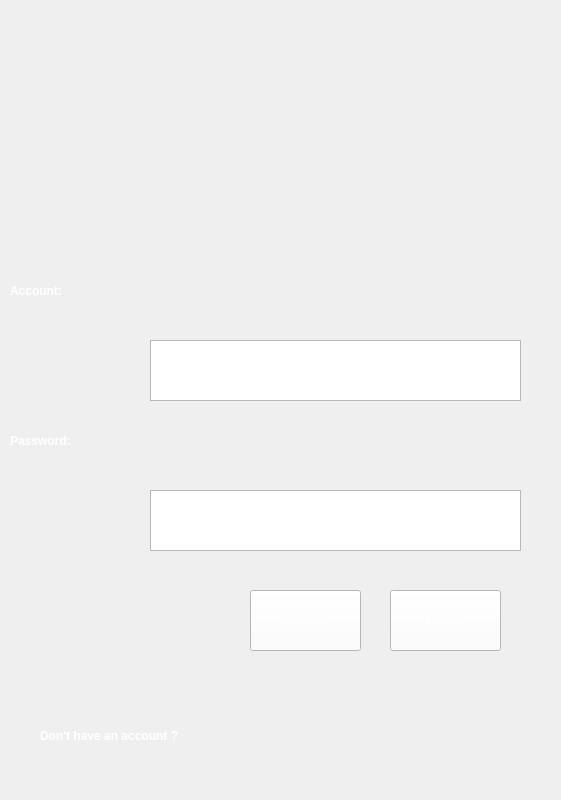
<?xml version="1.0" encoding="UTF-8"?>
<ui version="4.0">
 <class>Loginwindow</class>
 <widget class="QMainWindow" name="Loginwindow">
  <property name="geometry">
   <rect>
    <x>0</x>
    <y>0</y>
    <width>561</width>
    <height>800</height>
   </rect>
  </property>
  <property name="windowTitle">
   <string>MainWindow</string>
  </property>
  <property name="styleSheet">
   <string notr="true">background-image: url(:/pictures/resource/pictures/loginbg.png);</string>
  </property>
  <widget class="QWidget" name="centralwidget">
   <widget class="QPlainTextEdit" name="account">
    <property name="geometry">
     <rect>
      <x>150</x>
      <y>340</y>
      <width>371</width>
      <height>61</height>
     </rect>
    </property>
    <property name="styleSheet">
     <string notr="true">font: 16pt &quot;MV Boli&quot;;
background:none;
</string>
    </property>
    <property name="plainText">
     <string/>
    </property>
   </widget>
   <widget class="QPlainTextEdit" name="password">
    <property name="geometry">
     <rect>
      <x>150</x>
      <y>490</y>
      <width>371</width>
      <height>61</height>
     </rect>
    </property>
    <property name="styleSheet">
     <string notr="true">font: 16pt &quot;MV Boli&quot;;
background:none;</string>
    </property>
   </widget>
   <widget class="QLabel" name="promptaccount">
    <property name="geometry">
     <rect>
      <x>10</x>
      <y>260</y>
      <width>211</width>
      <height>61</height>
     </rect>
    </property>
    <property name="styleSheet">
     <string notr="true">font: 30pt &quot;MV Boli&quot;;
color: rgb(255, 255, 255);
background:none;
 font-weight: bold;</string>
    </property>
    <property name="text">
     <string>Account:</string>
    </property>
   </widget>
   <widget class="QLabel" name="promptpassword">
    <property name="geometry">
     <rect>
      <x>10</x>
      <y>410</y>
      <width>241</width>
      <height>61</height>
     </rect>
    </property>
    <property name="styleSheet">
     <string notr="true">font: 30pt &quot;MV Boli&quot;;
color: rgb(255, 255, 255);
background:none;
 font-weight: bold;</string>
    </property>
    <property name="text">
     <string>Password:</string>
    </property>
   </widget>
   <widget class="QPushButton" name="submitbtn">
    <property name="geometry">
     <rect>
      <x>250</x>
      <y>590</y>
      <width>111</width>
      <height>61</height>
     </rect>
    </property>
    <property name="styleSheet">
     <string notr="true">
background-color: white;
    border-style;solid;
    border-width: 6px;
    border-color: white;
font: 9pt &quot;MV Boli&quot;;
color: rgb(255, 255, 255);

</string>
    </property>
    <property name="text">
     <string>Submit</string>
    </property>
   </widget>
   <widget class="QPushButton" name="cancelbtn">
    <property name="geometry">
     <rect>
      <x>390</x>
      <y>590</y>
      <width>111</width>
      <height>61</height>
     </rect>
    </property>
    <property name="styleSheet">
     <string notr="true">
background-color: white;
    border-style;solid;
    border-width: 6px;
    border-color: white;
font: 9pt &quot;MV Boli&quot;;
color: rgb(255, 255, 255);</string>
    </property>
    <property name="text">
     <string>Cancel</string>
    </property>
   </widget>
   <widget class="QLabel" name="promptregister">
    <property name="geometry">
     <rect>
      <x>40</x>
      <y>720</y>
      <width>311</width>
      <height>31</height>
     </rect>
    </property>
    <property name="styleSheet">
     <string notr="true">font: 15pt &quot;MV Boli&quot;;
color: rgb(255, 255, 255);
background:none;
 font-weight: bold;</string>
    </property>
    <property name="text">
     <string>Don't have an account ?</string>
    </property>
   </widget>
   <widget class="QPushButton" name="registerbtn">
    <property name="geometry">
     <rect>
      <x>390</x>
      <y>680</y>
      <width>100</width>
      <height>100</height>
     </rect>
    </property>
    <property name="styleSheet">
     <string notr="true">border-radius:50%;
background-image: url(:/icons/resource/pictures/register.png);
</string>
    </property>
    <property name="text">
     <string/>
    </property>
   </widget>
  </widget>
 </widget>
 <resources/>
 <connections/>
</ui>
